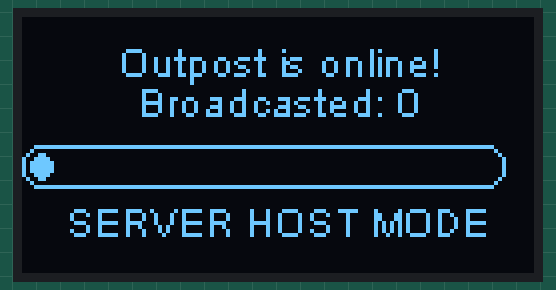
Bench run of a sketch on a simulated ESP32. Shown: 128×64 one-colour display.

Above: at 0.4 s.
At 4.7 s:
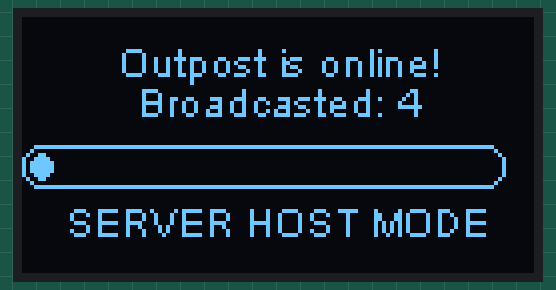
At 10.1 s:
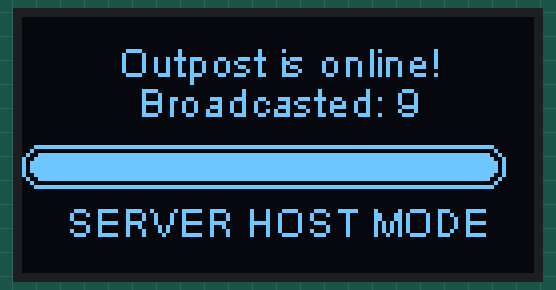
At 18.7 s:
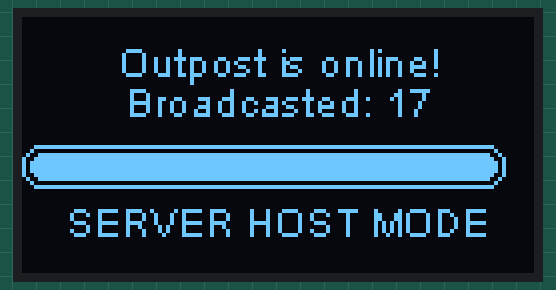
At 28.4 s:
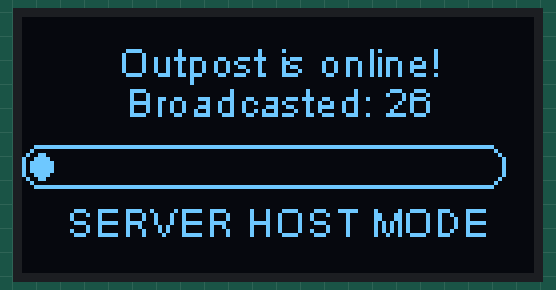
At 38.0 s:
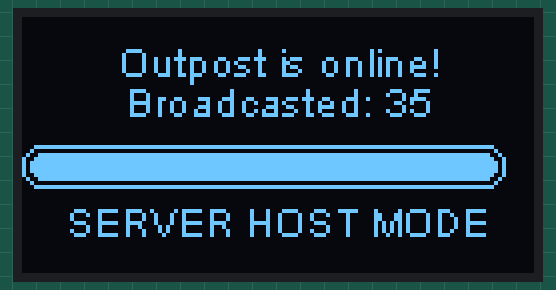

Measured:
- what the display in image 0 shows lasts 1.1 s, from 0.4 s to 1.5 s

The sketch:

sender.ino
```cpp
/*
 *
 * Outpost Host Module
 * ===================
 *
 * Created by Gideon Tong
 *
 */

// Includes
#include "Arduino.h"
#include "WiFi.h"
#include "heltec.h"

// Definitions
#define      BAND     915E6   // Set to 915MHz IHS
int          progress = 0;    // Progress bar indicator
unsigned int counter  = 0;    // Counter
String       header;          // Stores WiFi header
String       packet;          // Empty packet string
String       signal   = "--"; // RSSI signal strength represented as a decimal string

// Functions
// Draws the progress bar
void progressDraw() {
    Heltec.display -> clear();
    Heltec.display -> drawProgressBar(0, 32, 120, 10, progress);
    Heltec.display -> setTextAlignment(TEXT_ALIGN_CENTER);
    Heltec.display -> drawString(64, 15, "Booting Outpost: " + String(progress) + "%");
    Heltec.display -> display();
}

// Draws the status screen
void viewStatus() {
    Heltec.display -> clear();
    Heltec.display -> drawProgressBar(0, 32, 120, 10, progress);
    Heltec.display -> setTextAlignment(TEXT_ALIGN_CENTER);
    Heltec.display -> drawString(64, 5, "Outpost is online!");
    Heltec.display -> drawString(64, 15, "Broadcasted: " + String(counter));
    Heltec.display -> drawString(64, 45, "SERVER HOST MODE");
    Heltec.display -> display();
}

// Main Program
void setup() {
    Heltec.begin(true /* Display */, true /* LoRa */, true /* Serial */, true, BAND);
    Heltec.display -> setContrast(255);
    Heltec.display -> clear();
    progress = 0;
    progressDraw();
    progress = 100;
    progressDraw();
}

void loop() {
    if(progress == 0) {
        progress = 100;
    } else {
        progress = 0;
    }
    viewStatus();

    // Send packets
    digitalWrite(LED, HIGH);
    LoRa.beginPacket();
    LoRa.setTxPower(14, RF_PACONFIG_PASELECT_PABOOST);
    LoRa.print(counter);
    LoRa.endPacket();
    digitalWrite(LED, LOW);
    counter++;

    delay(1000);
}
```
